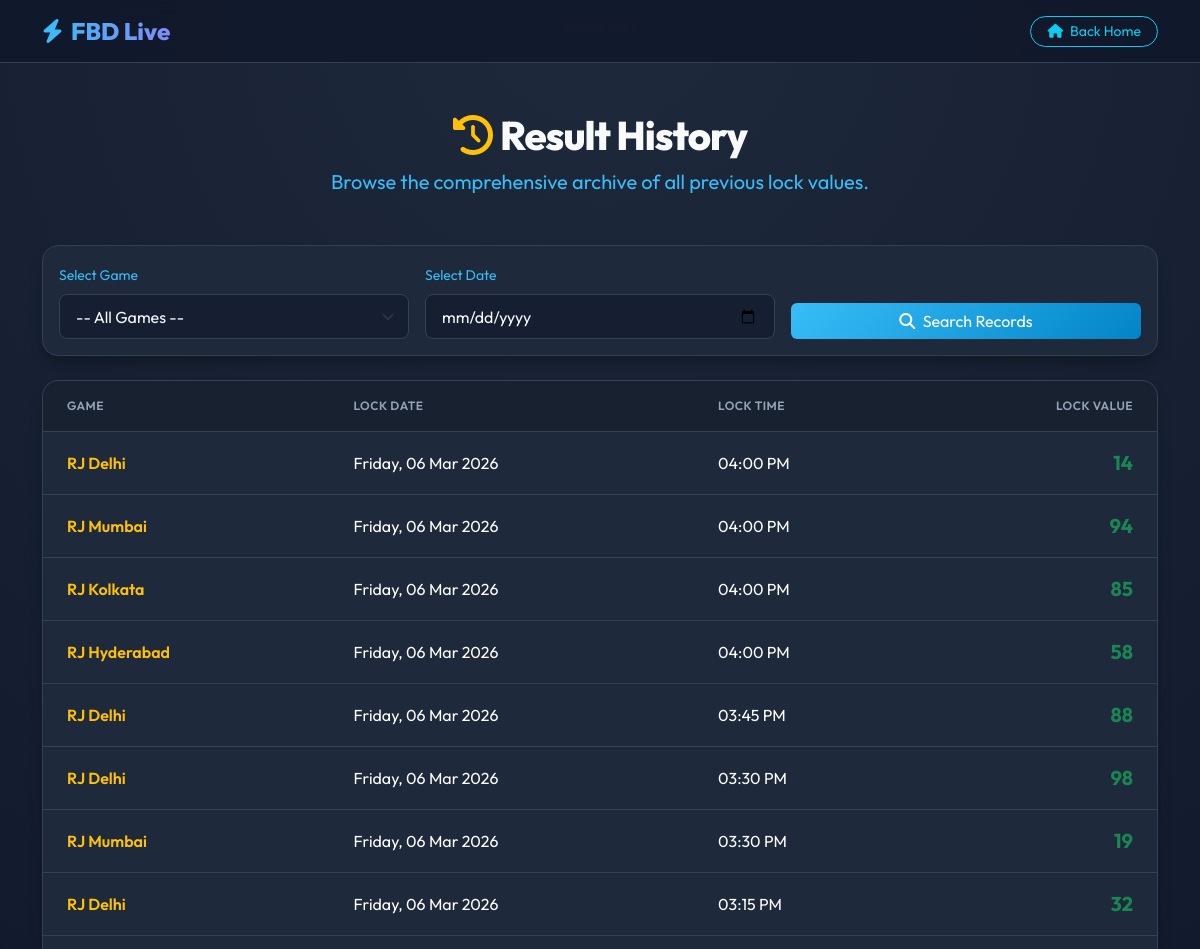
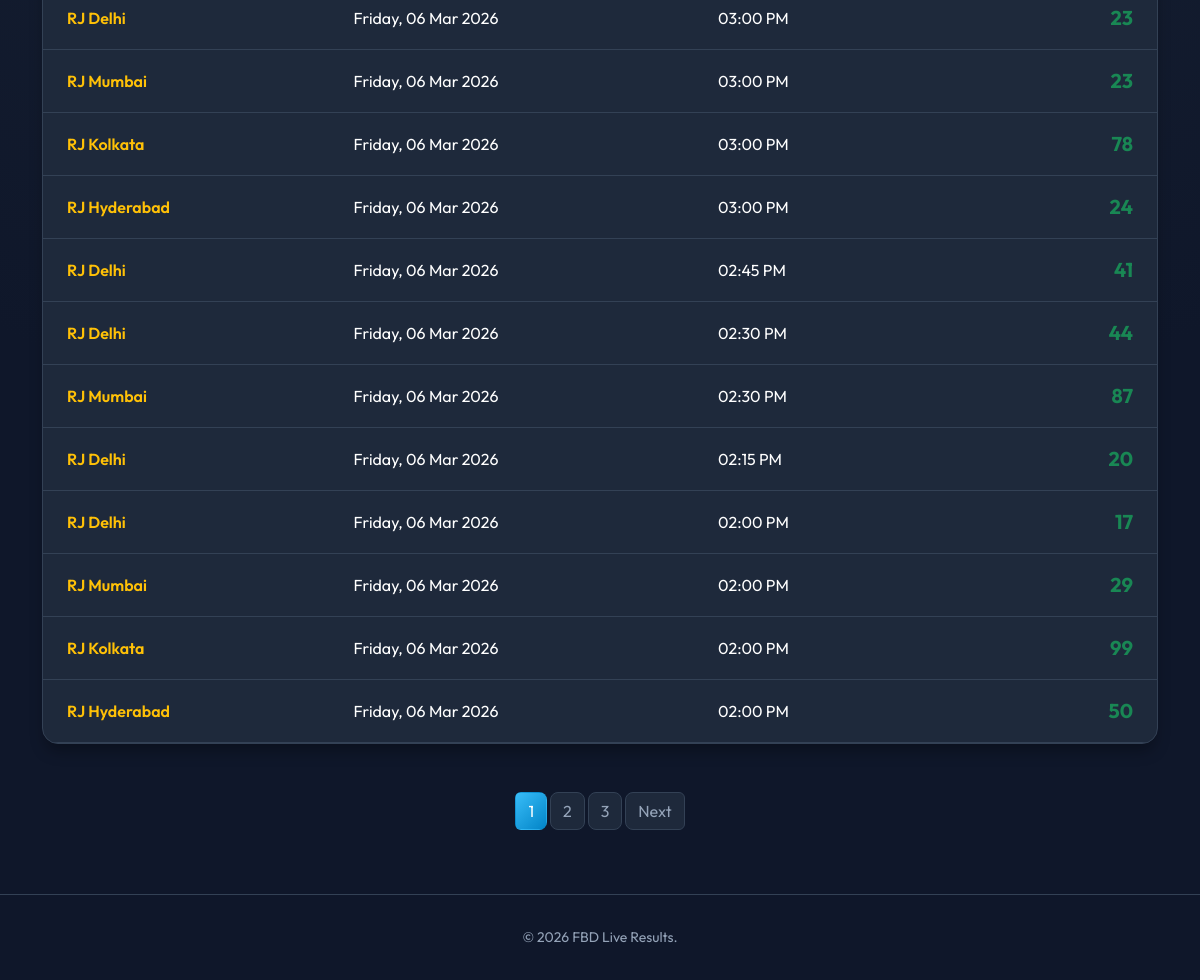
Screenshot of /public_history.php with the database file from the repository (2 pictures, top to bottom).
### tables this page shows
CREATE TABLE `results` (
  `id` int(6) UNSIGNED NOT NULL,
  `game_id` int(6) UNSIGNED DEFAULT NULL,
  `lock_date` date NOT NULL,
  `lock_time` time NOT NULL,
  `lock_value` varchar(50) NOT NULL,
  `last_modified` timestamp NOT NULL DEFAULT current_timestamp() ON UPDATE current_timestamp()
);

CREATE TABLE `games` (
  `id` int(6) UNSIGNED NOT NULL,
  `name` varchar(100) NOT NULL,
  `game_type` enum('Datewise','Timewise') DEFAULT 'Datewise',
  `time_slot` varchar(100) DEFAULT NULL,
  `interval_mins` int(11) DEFAULT 30,
  `logo_path` varchar(255) DEFAULT NULL,
  `last_modified` timestamp NOT NULL DEFAULT current_timestamp() ON UPDATE current_timestamp()
);

### public_history.php (the view, shortened to what this page needs)
<?php
require_once 'generate_random.php';
$filter_date = isset($_GET['filter_date']) && $_GET['filter_date'] !== '' ? $_GET['filter_date'] : null;
$where = [];
$where_clause = count($where) > 0 ? "WHERE " . implode(" AND ", $where) : '';
$limit = 20;
$page = isset($_GET['page']) ? (int)$_GET['page'] : 1;
$offset = ($page - 1) * $limit;
$count_stmt = $conn->prepare("SELECT COUNT(*) FROM results $where_clause");
$count_stmt->execute();
$total_pages = ceil($count_stmt->fetchColumn() / $limit);
$stmt = $conn->prepare("SELECT results.*, games.name as game_name FROM results LEFT JOIN games ON results.game_id = games.id $where_clause ORDER BY results.lock_date DESC, results.lock_time DESC LIMIT :limit OFFSET :offset");
$stmt->bindValue(':limit', $limit, PDO::PARAM_INT);
$stmt->bindValue(':offset', $offset, PDO::PARAM_INT);
$stmt->execute();
$results = $stmt->fetchAll();
?>
<!DOCTYPE html>
<html lang="en">
<head>
    <link href="https://cdn.jsdelivr.net/npm/bootstrap@5.3.3/dist/css/bootstrap.min.css" rel="stylesheet">
    <link href="https://cdnjs.cloudflare.com/ajax/libs/font-awesome/6.4.0/css/all.min.css" rel="stylesheet">
</head>
<body>
<nav class="navbar navbar-dark sticky-top">
    <div class="container">
        <a class="navbar-brand" href="index.php">
            <i class="fa-solid fa-bolt text-info me-2"></i>FBD Live
        </a>
        <a href="index.php" class="btn btn-outline-info btn-sm rounded-pill px-3">
            <i class="fa-solid fa-house me-1"></i> Back Home
        </a>
    </div>
</nav>
<section class="hero-section container">
    <h1 class="hero-title"><i class="fa-solid fa-clock-rotate-left me-2 text-warning"></i>Result History</h1>
    <p class="text-muted fs-5">Browse the comprehensive archive of all previous lock values.</p>
</section>
<div class="container mb-5">
    <div class="card mb-4">
        <div class="card-body">
            <form method="get" class="row g-3 align-items-end">
                <div class="col-md-4">
                    <label class="form-label text-muted small">Select Game</label>
                    <select name="filter_game" class="form-select">
                        <option value="">-- All Games --</option>
                    </select>
                </div>
                <div class="col-md-4">
                    <label class="form-label text-muted small">Select Date</label>
                    <input type="date" name="filter_date" class="form-control" value="<?= htmlspecialchars($filter_date ?? '') ?>">
                </div>
                <div class="col-md-4">
                    <button type="submit" class="btn btn-primary w-100" style="background: linear-gradient(135deg, #38bdf8, #0284c7); border: none;">
                        <i class="fa-solid fa-search me-1"></i> Search Records
                    </button>
                </div>
            </form>
        </div>
    </div>
    <div class="card overflow-hidden">
        <div class="table-responsive">
            <table class="table table-hover mb-0 text-light">
                <thead>
                    <tr>
                        <th class="ps-4">Game</th>
                        <th>Lock Date</th>
                        <th>Lock Time</th>
                        <th class="text-end pe-4">Lock Value</th>
                    </tr>
                </thead>
                <tbody>
                    <?php if (count($results) > 0): ?>
                        <?php foreach ($results as $row): ?>
                        <tr>
                            <td class="ps-4 fw-semibold text-warning"><?= htmlspecialchars($row['game_name'] ?? 'Unknown/Deleted') ?></td>
                            <td><?= date('l, d M Y', strtotime($row['lock_date'])) ?></td>
                            <td><?= date('h:i A', strtotime($row['lock_time'])) ?></td>
                            <td class="text-end pe-4 fw-bold text-success fs-5"><?= htmlspecialchars($row['lock_value']) ?></td>
                        </tr>
                        <?php endforeach; ?>
                    <?php else: ?>
                        <tr><td colspan="4" class="text-center py-5 text-muted"><i class="fa-solid fa-folder-open fs-1 d-block mb-3 opacity-25"></i>No historical records match your search.</td></tr>
                    <?php endif; ?>
                </tbody>
            </table>
        </div>
    </div>
    <?php if ($total_pages > 1): ?>
    <nav class="mt-4">
        <ul class="pagination justify-content-center">
           <?php if ($total_pages > 1): ?>
<nav aria-label="Page navigation">
    <ul class="pagination mt-4 justify-content-center">
        <?php
        $range = 2;
        ?>
        <?php
        $start = max(1, $page - $range);
        $end   = min($total_pages, $page + $range);
        for ($i = $start; $i <= $end; $i++):
            $q = $_GET;
            $q['page'] = $i;
            $link = '?' . http_build_query($q);
        ?>
            <li class="page-item <?= ($i == $page) ? 'active' : '' ?>">
                <a class="page-link" href="<?= $link ?>"><?= $i ?></a>
            </li>
        <?php endfor; ?>
        <?php
        if ($page < $total_pages):
            $q = $_GET;
            $q['page'] = $page + 1;
            $next_link = '?' . http_build_query($q);
        ?>
            <li class="page-item">
                <a class="page-link" href="<?= $next_link ?>">Next</a>
            </li>
        <?php endif; ?>
    </ul>
</nav>
<?php endif; ?>
        </ul>
    </nav>
    <?php endif; ?>
</div>
<footer>
    <div class="container">
        <p class="mb-0">&copy; <?= date('Y') ?> FBD Live Results.</p>
    </div>
</footer>
</body>
</html>

### public_history.php (style rules this page uses)
:root { --bg-color: #0f172a; --card-bg: #1e293b; --card-border: #334155; --primary: #38bdf8; --accent: #f43f5e; --text-main: #f8fafc; --text-muted: #94a3b8; }
body { background-color: var(--bg-color); color: var(--text-main); font-family: 'Outfit', sans-serif; min-height: 100vh; display: flex; flex-direction: column; background-image: radial-gradient(circle at 50% 0%, #1e293b 0%, transparent 70%); }
.navbar { background-color: rgba(15, 23, 42, 0.8) !important; backdrop-filter: blur(12px); border-bottom: 1px solid var(--card-border); }
.navbar-brand { font-weight: 800; font-size: 1.5rem; background: linear-gradient(to right, #38bdf8, #818cf8); -webkit-background-clip: text; -webkit-text-fill-color: transparent; }
.hero-section { padding: 3rem 1rem 2rem; text-align: center; }
.hero-title { font-weight: 800; font-size: 2.5rem; margin-bottom: 0.5rem; letter-spacing: -1px; }
.card { background-color: var(--card-bg); border: 1px solid var(--card-border); border-radius: 16px; color: var(--text-main); box-shadow: 0 10px 15px -3px rgba(0, 0, 0, 0.3); }
.form-control, .form-select { background-color: rgba(15, 23, 42, 0.5); border: 1px solid var(--card-border); color: var(--text-main); border-radius: 8px; padding: 0.6rem 1rem; }
.table { color: var(--text-main); margin-bottom: 0; }
.table th { background-color: rgba(0,0,0,0.2) !important; border-color: var(--card-border) !important; color: var(--text-muted) !important; font-weight: 600; text-transform: uppercase; font-size: 0.75rem; letter-spacing: 0.5px; padding: 1rem; }
.table td { border-color: var(--card-border) !important; padding: 1rem; vertical-align: middle; color:#fff; background-color: transparent !important; }
.pagination .page-link { background-color: var(--card-bg); border-color: var(--card-border); color: var(--text-muted); margin: 0 4px; border-radius: 8px; }
.pagination .page-item.active .page-link { background: linear-gradient(135deg, #38bdf8, #0284c7); border-color: transparent; color: #fff; }
footer { margin-top: auto; border-top: 1px solid var(--card-border); padding: 2rem 0; text-align: center; color: var(--text-muted); font-size: 0.875rem; }
.text-muted { color:#38bdf8 !important; }

### rows the page displays
results: game.name "RJ Delhi", lock_date "Friday, 06 Mar 2026", lock_time "04:00 PM", lock_value "14"
results: game.name "RJ Mumbai", lock_date "Friday, 06 Mar 2026", lock_time "04:00 PM", lock_value "94"
results: game.name "RJ Kolkata", lock_date "Friday, 06 Mar 2026", lock_time "04:00 PM", lock_value "85"
results: game.name "RJ Hyderabad", lock_date "Friday, 06 Mar 2026", lock_time "04:00 PM", lock_value "58"
results: game.name "RJ Delhi", lock_date "Friday, 06 Mar 2026", lock_time "03:45 PM", lock_value "88"
results: game.name "RJ Delhi", lock_date "Friday, 06 Mar 2026", lock_time "03:30 PM", lock_value "98"
results: game.name "RJ Mumbai", lock_date "Friday, 06 Mar 2026", lock_time "03:30 PM", lock_value "19"
results: game.name "RJ Delhi", lock_date "Friday, 06 Mar 2026", lock_time "03:15 PM", lock_value "32"
results: game.name "RJ Delhi", lock_date "Friday, 06 Mar 2026", lock_time "03:00 PM", lock_value "23"
results: game.name "RJ Mumbai", lock_date "Friday, 06 Mar 2026", lock_time "03:00 PM", lock_value "23"
results: game.name "RJ Kolkata", lock_date "Friday, 06 Mar 2026", lock_time "03:00 PM", lock_value "78"
results: game.name "RJ Hyderabad", lock_date "Friday, 06 Mar 2026", lock_time "03:00 PM", lock_value "24"
results: game.name "RJ Delhi", lock_date "Friday, 06 Mar 2026", lock_time "02:45 PM", lock_value "41"
results: game.name "RJ Delhi", lock_date "Friday, 06 Mar 2026", lock_time "02:30 PM", lock_value "44"
results: game.name "RJ Mumbai", lock_date "Friday, 06 Mar 2026", lock_time "02:30 PM", lock_value "87"
results: game.name "RJ Delhi", lock_date "Friday, 06 Mar 2026", lock_time "02:15 PM", lock_value "20"
results: game.name "RJ Delhi", lock_date "Friday, 06 Mar 2026", lock_time "02:00 PM", lock_value "17"
results: game.name "RJ Mumbai", lock_date "Friday, 06 Mar 2026", lock_time "02:00 PM", lock_value "29"
results: game.name "RJ Kolkata", lock_date "Friday, 06 Mar 2026", lock_time "02:00 PM", lock_value "99"
results: game.name "RJ Hyderabad", lock_date "Friday, 06 Mar 2026", lock_time "02:00 PM", lock_value "50"
